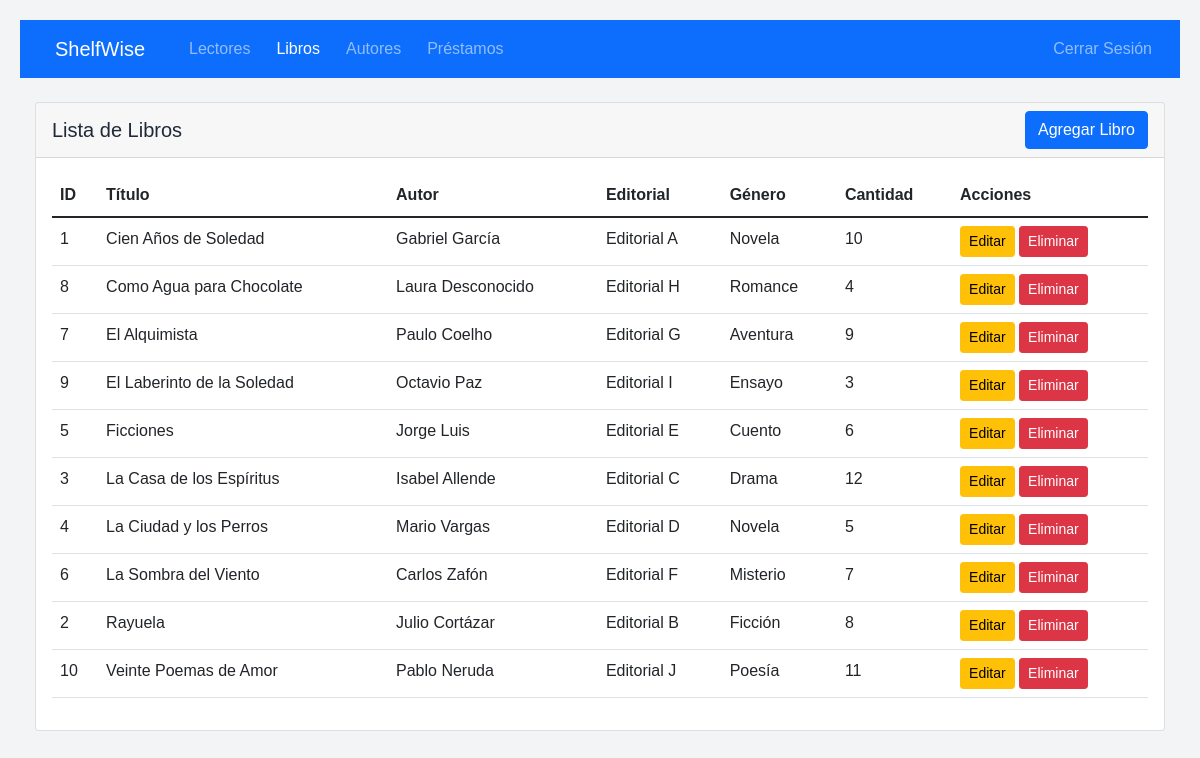
Page /biblioteca/libros.php (signed in) on the committed database.
### tables this page shows
CREATE TABLE `Libro` (
  `idLibro` INT NOT NULL AUTO_INCREMENT,
  `Editorial` VARCHAR(45) NULL,
  `Titulo` VARCHAR(45) NOT NULL,
  `Autor_idAutor` INT NOT NULL,
  `Genero` VARCHAR(45) NOT NULL,
  `Cantidad_Libro` VARCHAR(45) NULL,
  PRIMARY KEY (`idLibro`),
  CONSTRAINT `fk_Libro_Autor1` FOREIGN KEY (`Autor_idAutor`) REFERENCES `Autor` (`idAutor`)
);

### biblioteca/libros.php (the view, shortened to what this page needs)
<?php
include 'includes/db_connection.php';
try {
    $sql = "SELECT l.*, CONCAT(a.Primer_Nombre, ' ', a.Primer_Apellido) as nombre_autor
            FROM Libro l
            JOIN Autor a ON l.Autor_idAutor = a.idAutor
            ORDER BY l.Titulo";
    $stmt = $pdo->query($sql);
    $libros = $stmt->fetchAll(PDO::FETCH_ASSOC);
} catch (PDOException $e) {
    $error = "Error al obtener libros: " . $e->getMessage();
}
?>
<!DOCTYPE html>
<html lang="es">
<head>
    <link href="https://cdn.jsdelivr.net/npm/bootstrap@5.1.3/dist/css/bootstrap.min.css" rel="stylesheet">
    <link rel="stylesheet" href="css/style.css">
</head>
<body>
    <nav class="navbar navbar-expand-lg navbar-dark bg-primary mb-4">
        <div class="container">
            <a class="navbar-brand" href="#">ShelfWise</a>
            <div class="collapse navbar-collapse" id="navbarNav">
                <ul class="navbar-nav">
                    <li class="nav-item">
                        <a class="nav-link" href="lectores.php">Lectores</a>
                    </li>
                    <li class="nav-item">
                        <a class="nav-link active" href="libros.php">Libros</a>
                    </li>
                    <li class="nav-item">
                        <a class="nav-link" href="autores.php">Autores</a>
                    </li>
                    <li class="nav-item">
                        <a class="nav-link" href="prestamos.php">Préstamos</a>
                    </li>
                </ul>
                <ul class="navbar-nav ms-auto">
                    <li class="nav-item">
                        <a class="nav-link" href="logout.php">Cerrar Sesión</a>
                    </li>
                </ul>
            </div>
        </div>
    </nav>
    <div class="container">
        <div class="card">
            <div class="card-header d-flex justify-content-between align-items-center">
                <h5 class="mb-0">Lista de Libros</h5>
                <button type="button" class="btn btn-primary" data-bs-toggle="modal" data-bs-target="#libroModal">
                    Agregar Libro
                </button>
            </div>
            <div class="card-body">
                <table class="table">
                    <thead>
                        <tr>
                            <th>ID</th>
                            <th>Título</th>
                            <th>Autor</th>
                            <th>Editorial</th>
                            <th>Género</th>
                            <th>Cantidad</th>
                            <th>Acciones</th>
                        </tr>
                    </thead>
                    <tbody>
                        <?php foreach ($libros as $libro): ?>
                            <tr>
                                <td><?php echo htmlspecialchars($libro['idLibro']); ?></td>
                                <td><?php echo htmlspecialchars($libro['Titulo']); ?></td>
                                <td><?php echo htmlspecialchars($libro['nombre_autor']); ?></td>
                                <td><?php echo htmlspecialchars($libro['Editorial']); ?></td>
                                <td><?php echo htmlspecialchars($libro['Genero']); ?></td>
                                <td><?php echo htmlspecialchars($libro['Cantidad_Libro']); ?></td>
                                <td>
                                    <button class="btn btn-warning btn-sm editar-libro" data-bs-toggle="modal" data-bs-target="#libroModal"
                                        data-libro='<?php echo json_encode($libro, JSON_HEX_APOS | JSON_HEX_QUOT); ?>'>Editar</button>
                                    <button class="btn btn-danger btn-sm eliminar-libro"
                                        data-id="<?php echo $libro['idLibro']; ?>">Eliminar</button>
                                </td>
                            </tr>
                        <?php endforeach; ?>
                    </tbody>
                </table>
            </div>
        </div>
    </div>
</body>
</html>

### biblioteca/css/style.css (style rules this page uses)
:root { --primary-color: #3b82f6; --secondary-color: #1e40af; --background-color: #f3f4f6; --text-color: #1f2937; --error-color: #ef4444; }
body { font-family: Arial, sans-serif; line-height: 1.6; color: var(--text-color); background-color: var(--background-color); margin: 0; padding: 20px; }
.container { max-width: 1200px; margin: 0 auto; padding: 0 15px; }
a { color: var(--primary-color); text-decoration: none; }
nav { background-color: var(--primary-color); padding: 10px 0; }
nav a { color: white; padding: 10px 15px; margin: 0 5px; }
button { background-color: var(--primary-color); color: white; padding: 10px 15px; border: none; border-radius: 4px; cursor: pointer; }
.mb-4 { margin-bottom: 1rem; }

### rows in the picture
libro: idLibro "1", Titulo "Cien Años de Soledad", nombre_autor "Gabriel García", Editorial "Editorial A", Genero "Novela", Cantidad_Libro "10"
libro: idLibro "8", Titulo "Como Agua para Chocolate", nombre_autor "Laura Desconocido", Editorial "Editorial H", Genero "Romance", Cantidad_Libro "4"
libro: idLibro "7", Titulo "El Alquimista", nombre_autor "Paulo Coelho", Editorial "Editorial G", Genero "Aventura", Cantidad_Libro "9"
libro: idLibro "9", Titulo "El Laberinto de la Soledad", nombre_autor "Octavio Paz", Editorial "Editorial I", Genero "Ensayo", Cantidad_Libro "3"
libro: idLibro "5", Titulo "Ficciones", nombre_autor "Jorge Luis", Editorial "Editorial E", Genero "Cuento", Cantidad_Libro "6"
libro: idLibro "3", Titulo "La Casa de los Espíritus", nombre_autor "Isabel Allende", Editorial "Editorial C", Genero "Drama", Cantidad_Libro "12"
libro: idLibro "4", Titulo "La Ciudad y los Perros", nombre_autor "Mario Vargas", Editorial "Editorial D", Genero "Novela", Cantidad_Libro "5"
libro: idLibro "6", Titulo "La Sombra del Viento", nombre_autor "Carlos Zafón", Editorial "Editorial F", Genero "Misterio", Cantidad_Libro "7"
libro: idLibro "2", Titulo "Rayuela", nombre_autor "Julio Cortázar", Editorial "Editorial B", Genero "Ficción", Cantidad_Libro "8"
libro: idLibro "10", Titulo "Veinte Poemas de Amor", nombre_autor "Pablo Neruda", Editorial "Editorial J", Genero "Poesía", Cantidad_Libro "11"
